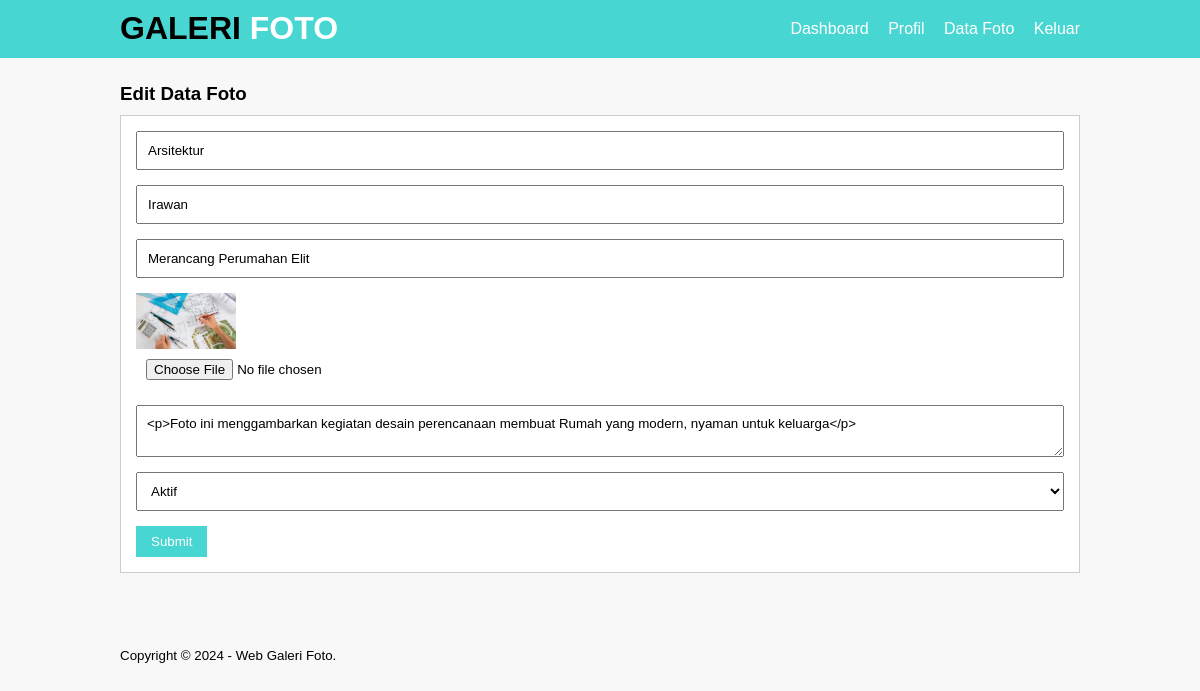
Page /edit-image.php?id=35 (signed in) on the committed database.
### tables this page shows
CREATE TABLE `tb_image` (
  `image_id` int(11) NOT NULL,
  `category_id` int(11) NOT NULL,
  `category_name` varchar(100) NOT NULL,
  `admin_id` int(11) NOT NULL,
  `admin_name` varchar(100) NOT NULL,
  `image_name` varchar(100) NOT NULL,
  `image_description` text NOT NULL,
  `image` varchar(100) NOT NULL,
  `image_status` tinyint(1) NOT NULL,
  `date_created` timestamp NOT NULL DEFAULT current_timestamp() ON UPDATE current_timestamp()
);

### edit-image.php (the view, shortened to what this page needs)
<?php
	include 'db.php';
	$produk = mysqli_query($conn, "SELECT * FROM  tb_image WHERE image_id = '".$_GET['id']."'");
	$p = mysqli_fetch_object($produk);
?>
<!DOCTYPE html PUBLIC "-//W3C//DTD XHTML 1.0 Transitional//EN" "http://www.w3.org/TR/xhtml1/DTD/xhtml1-transitional.dtd">
<html xmlns="http://www.w3.org/1999/xhtml">
<head>
<link rel="stylesheet" type="text/css" href="css/style.css">
</head>
<body>
     <header>
        <div class="container">
		<h1><a href="dashboard.php"><span style="color:black;">GALERI </span>FOTO</a></h1>
        <ul>
           <li><a href="dashboard.php">Dashboard</a></li>
           <li><a href="profil.php">Profil</a></li>
           <li><a href="data-image.php">Data Foto</a></li>
           <li><a href="Keluar.php">Keluar</a></li>
        </ul>
        </div>
    </header>
    <div class="section">
        <div class="container">
            <h3>Edit Data Foto</h3>
            <div class="box">
    <form action="" method="POST" enctype="multipart/form-data">
            <input type="text" name="kategori" class="input-control" placeholder="Kategori Foto" value="<?php echo $p->category_name ?>" readonly="readonly">
            <input type="text" name="namauser" class="input-control" placeholder="Nama User" value="<?php echo $p->admin_name ?>" readonly="readonly">
            <input type="text" name="nama" class="input-control" placeholder="Nama Foto" value="<?php echo $p->image_name ?>" required>
                   <img src="foto/<?php echo $p->image ?>" width="100px" />
                   <input type="file" name="gambar" class="input-control">
                   <textarea class="input-control" name="deskripsi" placeholder="Deskripsi"><?php echo $p->image_description ?></textarea><br />
                   <select class="input-control" name="status">
                       <option value="1" <?php echo ($p->image_status == 1)? 'selected':''; ?>>Aktif</option>
                   </select>
                   <input type="submit" name="submit" value="Submit" class="btn">
               </form>
        </div>
        </div>
    </div>
     <footer>
        <div class="container">
            <small>Copyright &copy; 2024 - Web Galeri Foto.</small>
        </div>
    </footer>
</body>
</html>

### css/style.css (style rules this page uses)
* { padding:0; margin:0; font-family:'Quicksand', sans-serif; }
body { background-color:#f8f8f8; }
a { color: inherit; text-decoration:none; }
.input-control { width:100%; padding:10px; margin-bottom:15px; box-sizing:border-box; }
.btn { padding:8px 15px; background-color: #48d6d2; color: #fff; border:none; cursor: pointer; }
header { background-color: #48d6d2; color: #fff; }
header h1 { float:left; padding:10px 0; }
header ul { float:right; }
header ul li { display:inline-block; }
header ul li a { padding:20px 0 20px 15px; display: inline-block; }
footer { padding:25px 0; }
.container { width: 80%; margin: 0 auto; }
.container:after { content:''; display: block; clear:both; }
.section { padding:25px 0; }
.box { background-color: #fff; border:1px solid #ccc; padding:15px; box-sizing: border-box; margin:10px 0 25px 0; }
.box:after { content: ''; display: block; clear: both; }

### rows in the picture
tb_image: kategori "Arsitektur", namauser "Irawan", nama "Merancang Perumahan Elit", image (picture), deskripsi "<p>Foto ini menggambarkan kegiatan desain perencanaan membuat Rumah yang modern, nyaman untuk keluarga</p>", status "Aktif"
